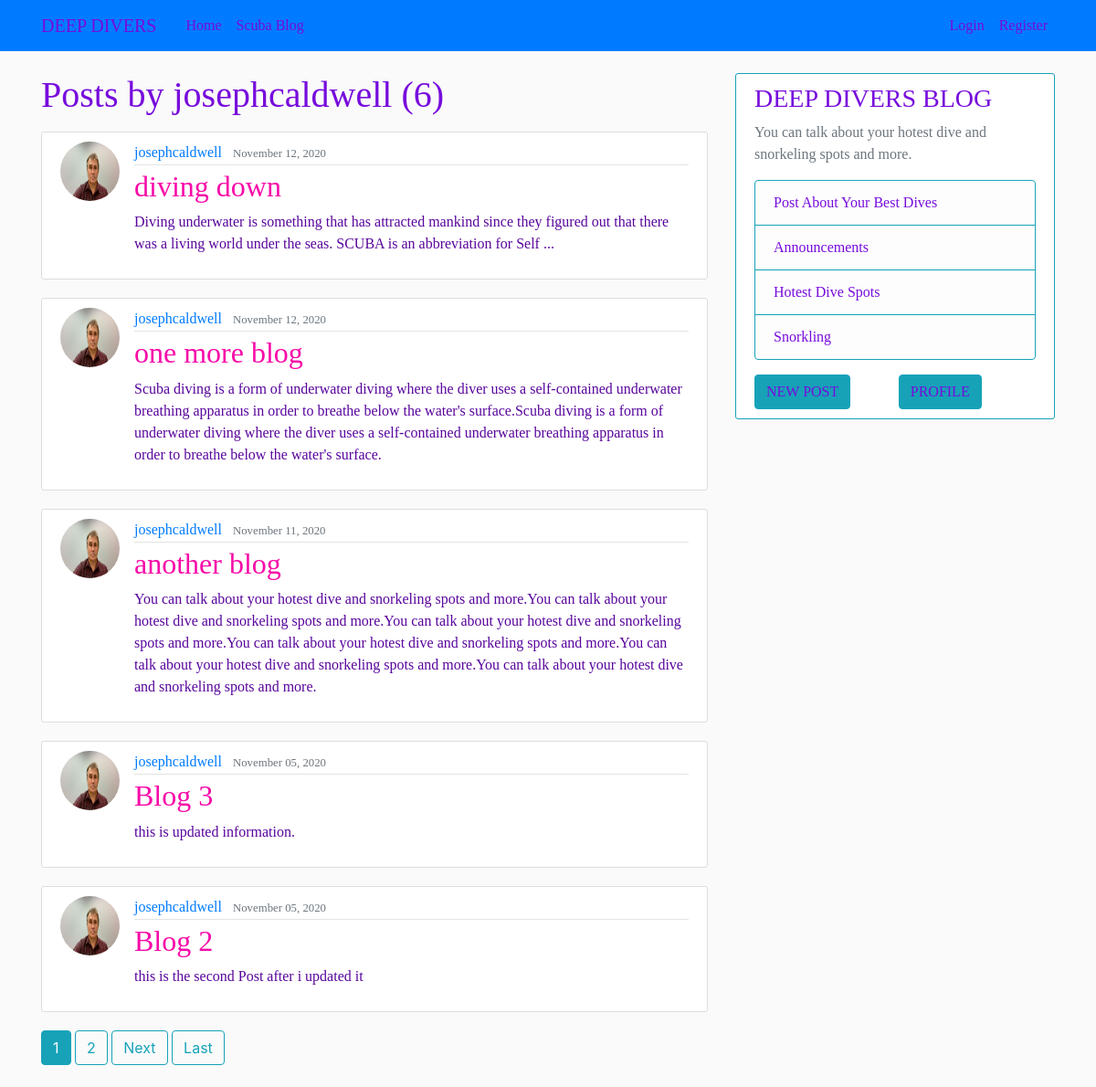
Page /user/josephcaldwell on the committed database.
### scuba_blog/models.py (models this page shows, shortened)
class Post(models.Model):
    title= models.CharField(max_length=100)
    content= models.TextField()
    date_posted= models.DateTimeField(default= timezone.now)
    author = models.ForeignKey(User, on_delete= models.CASCADE)

### users/models.py (models this page shows, shortened)
class Profile(models.Model):
    user = models.OneToOneField(User, on_delete=models.CASCADE)
    image = models.ImageField(default='default.jpg', upload_to='profile_pics')

### scuba_blog/views.py (the view)
# urls.py: path('user/<str:username>', UserPostListView.as_view(), name='user-posts'),
class UserPostListView(ListView):
    model = Post
    template_name = 'scuba_blog/user_posts.html'  # <app>/<model>_<viewtype>.html
    context_object_name = 'posts'
    paginate_by = 5
    def get_queryset(self):
        user = get_object_or_404(User, username=self.kwargs.get('username'))
        return Post.objects.filter(author=user).order_by('-date_posted')

### scuba_blog/templates/scuba_blog/user_posts.html (shortened to what this page needs)
{% extends "scuba_blog/base.html" %}
{% block content %}
    <h1 id="title" class="mb-3">Posts by {{ view.kwargs.username }} ({{ page_obj.paginator.count }})</h1>
    {% for post in posts %}
        <article id="title" class="media content-section">
          <img class="rounded-circle article-img" src="{{ post.author.profile.image.url }}">
          <div class="media-body">
            <div class="article-metadata">
              <a class="mr-2" href="{% url 'user-posts' post.author.username %}">{{ post.author }}</a>
              <small class="text-muted">{{ post.date_posted|date:"F d, Y" }}</small>
            </div>
            <h2><a class="article-title" href="{% url 'post-detail' post.id %}">{{ post.title }}</a></h2>
            <p class="article-content">{{ post.content }}</p>
          </div>
        </article>
    {% endfor %}
    {% if is_paginated %}
      {% for num in page_obj.paginator.page_range %}
        {% if page_obj.number == num %}
          <a class="btn btn-info mb-4" href="?page={{ num }}">{{ num }}</a>
        {% elif num > page_obj.number|add:'-3' and num < page_obj.number|add:'3' %}
          <a class="btn btn-outline-info mb-4" href="?page={{ num }}">{{ num }}</a>
        {% endif %}
      {% endfor %}
      {% if page_obj.has_next %}
        <a class="btn btn-outline-info mb-4" href="?page={{ page_obj.next_page_number }}">Next</a>
        <a class="btn btn-outline-info mb-4" href="?page={{ page_obj.paginator.num_pages }}">Last</a>
      {% endif %}
    {% endif %}
{% endblock content %}

### static/css/main.css (style rules this page uses)
body { background: #fafafa; color: #2409bd; margin-top: 5rem; width:100%; }
#title { font-family: Algerian,Castellar; color: #770bdc; }
p { color: rgb(88, 5, 156) !important; font-family:Castellar; }
.content-section { background: #ffffff; padding: 10px 20px; border: 1px solid #dddddd; border-radius: 3px; margin-bottom: 20px; }
.article-title { color: #f70aa8; }
.article-content { white-space: pre-line; }
.article-img { height: 65px; width: 65px; margin-right: 16px; }
.article-metadata { padding-bottom: 1px; margin-bottom: 4px; border-bottom: 1px solid #e3e3e3 }

### rows in the picture
Post: author.profile.image (picture), author "josephcaldwell", date_posted "November 12, 2020", title "diving down", content "Diving underwater is something that has attracted mankind since they figured out that there was a living world under the seas. SCUBA is an abbreviation for Self ..."
Post: author.profile.image (picture), author "josephcaldwell", date_posted "November 12, 2020", title "one more blog", content "Scuba diving is a form of underwater diving where the diver uses a self-contained underwater breathing apparatus in order to breathe below the water's surface.Scuba diving is a form of underwater diving where the diver uses a self-contained underwater breathing apparatus in order to breathe below the water's surface."
Post: author.profile.image (picture), author "josephcaldwell", date_posted "November 11, 2020", title "another blog", content "You can talk about your hotest dive and snorkeling spots and more.You can talk about your hotest dive and snorkeling spots and more.You can talk about your hotest dive and snorkeling spots and more.You can talk about your hotest dive and snorkeling spots and more.You can talk about your hotest dive and snorkeling spots and more.You can talk about your hotest dive and snorkeling spots and more."
Post: author.profile.image (picture), author "josephcaldwell", date_posted "November 05, 2020", title "Blog 3", content "this is updated information."
Post: author.profile.image (picture), author "josephcaldwell", date_posted "November 05, 2020", title "Blog 2", content "this is the second Post after i updated it"

### other values in the picture
{{ view.kwargs.username }} "josephcaldwell"
{{ page_obj.paginator.count }} "6"
{{ num }} "1"
{{ num }} "2"
